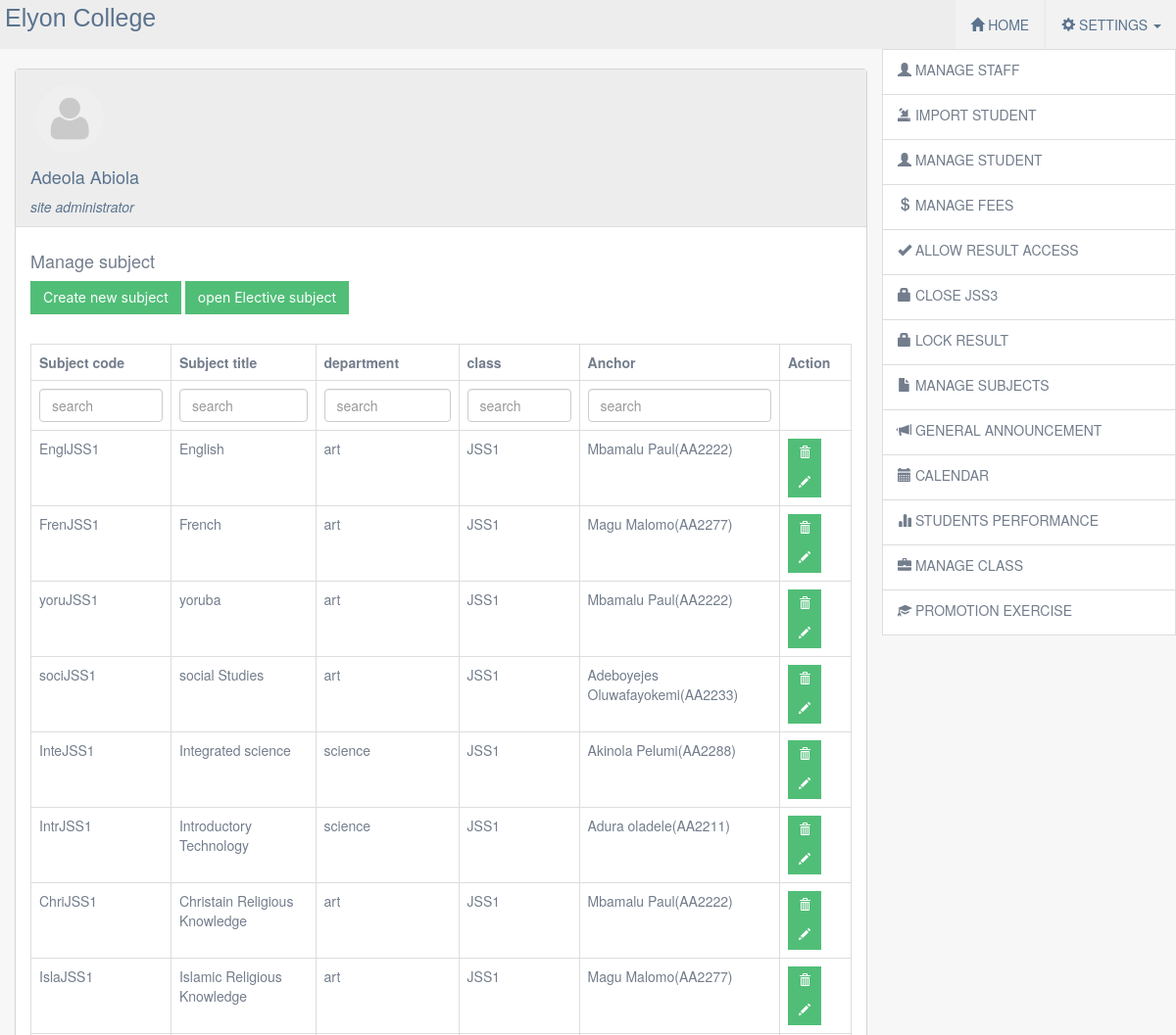
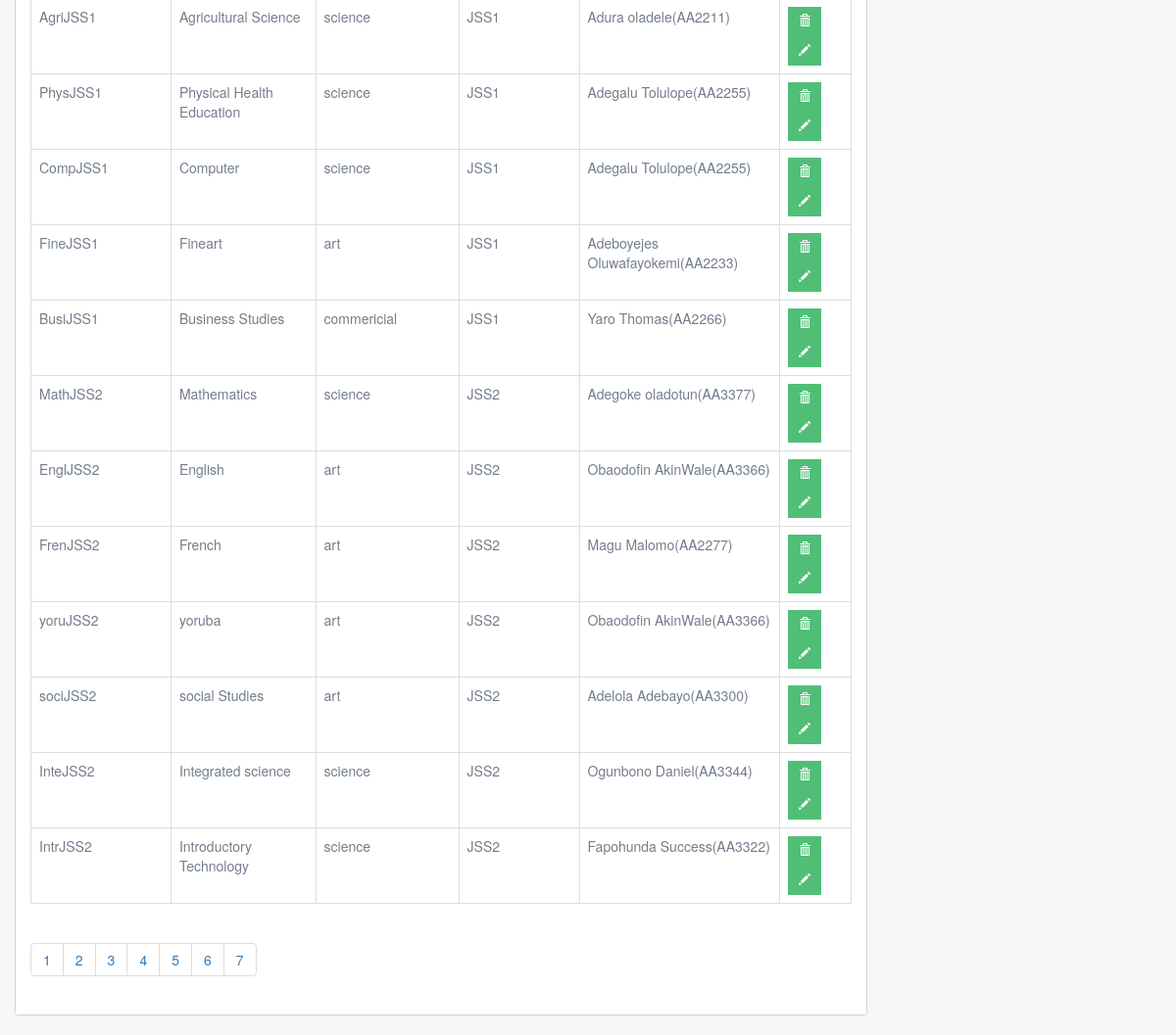
Page /admin/msubject.php (signed in) on the committed database (2 pictures, top to bottom).
### tables this page shows
CREATE TABLE `subject` (
  `sn` int(11) NOT NULL,
  `title` varchar(60) NOT NULL,
  `code` varchar(11) NOT NULL,
  `department` varchar(15) NOT NULL,
  `participant` varchar(20) NOT NULL,
  `teacher` varchar(20) NOT NULL,
  `type` varchar(20) NOT NULL,
  `dates` varchar(10) NOT NULL
);

CREATE TABLE `staff` (
  `sn` int(11) NOT NULL,
  `fname` varchar(20) NOT NULL,
  `mname` varchar(20) NOT NULL,
  `lname` varchar(20) NOT NULL,
  `gender` varchar(7) NOT NULL,
  `title` varchar(5) NOT NULL,
  `username` varchar(200) NOT NULL,
  `employee` varchar(10) NOT NULL,
  `job_description` varchar(20) NOT NULL,
  `marital_status` varchar(20) NOT NULL,
  `address` text NOT NULL,
  `phone` varchar(15) NOT NULL,
  `email` varchar(200) NOT NULL,
  `lga` varchar(20) NOT NULL,
  `state` varchar(20) NOT NULL,
  `country` varchar(20) NOT NULL,
  `salary_status` varchar(20) NOT NULL,
  `level` varchar(20) NOT NULL,
  `date_employed` varchar(11) NOT NULL,
  `picture` varchar(200) NOT NULL,
  `religion` varchar(20) NOT NULL,
  `nok` varchar(20) NOT NULL,
  `rnok` varchar(20) NOT NULL,
  `pnok` varchar(16) NOT NULL,
  `qualification` varchar(20) NOT NULL,
  `age` int(11) NOT NULL,
  `dob` varchar(10) NOT NULL,
  `department` varchar(20) NOT NULL,
  `bank` varchar(20) NOT NULL,
  `acc` varchar(15) NOT NULL,
  `last_update` varchar(20) NOT NULL
);

### admin/msubject.php (the view, shortened to what this page needs)
<?php include("header.php") ?>
<div class="container-fluid">
	<div class="row">
		<div class="col-lg-9">
			<div class="panel panel-default">
				<div class="panel-heading" id="p_heading">
					<?php
					$users = $_SESSION['users'];
					$s1  = mysqli_query($con,"SELECT * FROM admin where username = '$users'");
					$sh1 = mysqli_fetch_array($s1);
					$name1 = $sh1['fname']." ".$sh1['lname'];
					$img = $sh1['picture'];
					$position = $sh1['position'];
					if($img==""){
						$img2 = "passport/default.png";
					}
					else{
						$img2 = $img;
					}
					?>
					<img src="<?php echo $img2 ?>" id="imgs" class="img-responsive">
					<h4><?php echo $name1 ?></h4>
					<i><?php echo $position ?></i>
				</div>
				<div class="panel-body">
					<h4>Manage subject</h4>
					<a href="csubject.php" class="btn btn-primary">Create new subject</a>
					<?php
					$sql = mysqli_query($con,"SELECT * FROM elective_window");
					$dop = mysqli_fetch_array($sql);
					$status_q = $dop['status'];
					if($status_q == 0){
						?>
						<a href="lock_elective.php?data=1" class="btn btn-primary"><span class="glyphicon glyphicon-lock"></span> Elective subject</a>
						<?php
							}
						else{
							?>
							<a href="lock_elective.php?data2=0" class="btn btn-primary">open Elective subject</a>
							<?php
						}
						?>
					</div>
					<div class="panel-body">
						<div class="table-responsive">
							<table class="table table-bordered">
								<tr>
									<th>Subject code</th>
									<th>Subject title</th>
									<th>department</th>
									<th>class</th>
									<th>Anchor</th>
									<th>Action</th>
								</tr>
								<tr>
									<td><form method="POST" action=""><input type="" name="code" class="form-control" placeholder="search"></form></td>
									<td><form method="POST"><input type="" name="title" class="form-control" placeholder="search"></form></td>
									<td><form method="POST"><input type="" name="dept" class="form-control" placeholder="search"></form></td>
									<td><form method="POST"><input type="" name="class" class="form-control" placeholder="search"></form></td>
									<td><form method="POST"><input type="" name="anchor" class="form-control" placeholder="search"></form></td>
									<td></td>
								</tr>
								<?php
								$limit = 20;
								$pag = mysqli_query($con,"SELECT * from subject ");
								$num_of_row = mysqli_num_rows($pag);
								$no_of_pages = ceil($num_of_row/$limit);
								if(!isset($_GET['page'])){
									$page = 1;
								}
								else{
									$page = $_GET['page'];
								}
								$first_page = ($page-1)*$limit;
								if(isset($_POST['code'])){
									$value = $_POST['code'];
									$s2  = mysqli_query($con,"SELECT * FROM subject where code = '$value' limit ".$first_page.','. $limit. "");
								}
								elseif(isset($_POST['title'])){
									$value = $_POST['title'];
									$s2  = mysqli_query($con,"SELECT * FROM subject where title = '$value' limit ".$first_page.','. $limit. "");
								}
								elseif(isset($_POST['dept'])){
									$value = $_POST['dept'];
									$s2  = mysqli_query($con,"SELECT * FROM subject where department = '$value' limit ".$first_page.','. $limit. "");
								}
								elseif(isset($_POST['class'])){
									$value = $_POST['class'];
									$s2  = mysqli_query($con,"SELECT * FROM subject where participant = '$value'limit ".$first_page.','. $limit. "");
								}
								elseif(isset($_POST['anchor'])){
									$value = $_POST['anchor'];
									$s2  = mysqli_query($con,"SELECT * FROM subject where teacher = '$value'limit ".$first_page.','. $limit. "");
								}
								else{
									$s2  = mysqli_query($con,"SELECT * FROM subject limit ".$first_page.','. $limit. "");
								}
								while($sh2 = mysqli_fetch_array($s2)){
									$sn = $sh2['sn'] ;
									$title = $sh2['title'];
									$code= $sh2['code'];
									$department = $sh2['department'];
									$participant = $sh2['participant'];
									$teacher = $sh2['teacher'];
									$sqlx = mysqli_query($con,"SELECT * FROM staff where employee = '$teacher' ");
									$sh4x = mysqli_fetch_array($sqlx);
									$name =$sh4x["lname"]." ".$sh4x["fname"];
									?>
									<tr>
										<td><?php echo $code ?></td>
										<td><?php echo $title ?></td>
										<td><?php echo $department ?></td>
										<td><?php echo $participant ?></td>
										<td><?php echo $name."($teacher)" ?></td>
										<td><a href="#" data-toggle='modal'data-target='.bs-example-modal-smsdel' class=" btn btn-default btn-sm remove1" data='deletes.php?is=<?php echo $sn ?>'><span class="glyphicon glyphicon-trash"></span></a> <a href="esubject.php?is=<?php echo $sn ?>" class=" btn btn-default btn-sm"><span class="glyphicon glyphicon-pencil"></span></a></td>
									</tr>
									<?php
								}
								?>
							</table>
							<ul class="pagination">
								<?php
								for($page=1;$page<=$no_of_pages;$page++){
									?>
									<li><a href="msubject.php?page=<?php echo $page ?>"><?php echo $page ?></a></li>
									<?php
								}
								?>
							</ul>
						</div>
					</div>
				</div>
			</div>
			<?php include("linkpanel.php") ?>
		</div>
	</div>
		<?php include("footer.php") ?>

### css/style.css (style rules this page uses)
body { margin: 0px; width: 100%; height: 100%; padding: 0px; outline: none; background: #f7f7f7; color: #5a738e !important; }
.panel { border: 1.2px solid #d4d4d4 !important; }
.panel .panel-heading { background: #ededed !important; color: #5a738e; border-radius: 0px !important; }
.panel .panel-body { background: white !important; color: #737d8c; }
#imgs { border-radius: 40px; height: 80px; width: 80px; }
.btn { background: #51be78 !important; border-color: #51be78; display: inline-block; font-weight: 400; text-align: center; white-space: nowrap; vertical-align: middle; color: #FFF; transition: color 0.15s ease-in-out, background-color 0.15s ease-in-out, border-color 0.15s ease-in-out, box-shadow 0.15s ease-in-out, -webkit-box-shadow 0.15s ease-in-out; font-family: "Muli", -apple-system, BlinkMacSystemFont, "Segoe UI", Roboto, "Helvetica Neue", Arial, sans-serif, "Apple Color Emoji", "Segoe UI Emoji", "Segoe UI Symbol", "Noto Color Emoji"; border-radius: 0px !important; -webkit-transition: 0.7s linear; -o-transition: 0.7s linear; transition: 0.7s linear; }

### rows in the picture
subject: code "EnglJSS1", title "English", department "art", participant "JSS1", staff.lname+fname "Mbamalu Paul", teacher "AA2222"
subject: code "FrenJSS1", title "French", department "art", participant "JSS1", staff.lname+fname "Magu Malomo", teacher "AA2277"
subject: code "yoruJSS1", title "yoruba", department "art", participant "JSS1", staff.lname+fname "Mbamalu Paul", teacher "AA2222"
subject: code "sociJSS1", title "social Studies", department "art", participant "JSS1", staff.lname+fname "Adeboyejes Oluwafayokemi", teacher "AA2233"
subject: code "InteJSS1", title "Integrated science", department "science", participant "JSS1", staff.lname+fname "Akinola Pelumi", teacher "AA2288"
subject: code "IntrJSS1", title "Introductory Technology", department "science", participant "JSS1", staff.lname+fname "Adura oladele", teacher "AA2211"
subject: code "ChriJSS1", title "Christain Religious Knowledge", department "art", participant "JSS1", staff.lname+fname "Mbamalu Paul", teacher "AA2222"
subject: code "IslaJSS1", title "Islamic Religious Knowledge", department "art", participant "JSS1", staff.lname+fname "Magu Malomo", teacher "AA2277"
subject: code "AgriJSS1", title "Agricultural Science", department "science", participant "JSS1", staff.lname+fname "Adura oladele", teacher "AA2211"
subject: code "PhysJSS1", title "Physical Health Education", department "science", participant "JSS1", staff.lname+fname "Adegalu Tolulope", teacher "AA2255"
subject: code "CompJSS1", title "Computer", department "science", participant "JSS1", staff.lname+fname "Adegalu Tolulope", teacher "AA2255"
subject: code "FineJSS1", title "Fineart", department "art", participant "JSS1", staff.lname+fname "Adeboyejes Oluwafayokemi", teacher "AA2233"
subject: code "BusiJSS1", title "Business Studies", department "commericial", participant "JSS1", staff.lname+fname "Yaro Thomas", teacher "AA2266"
subject: code "MathJSS2", title "Mathematics", department "science", participant "JSS2", staff.lname+fname "Adegoke oladotun", teacher "AA3377"
subject: code "EnglJSS2", title "English", department "art", participant "JSS2", staff.lname+fname "Obaodofin AkinWale", teacher "AA3366"
subject: code "FrenJSS2", title "French", department "art", participant "JSS2", staff.lname+fname "Magu Malomo", teacher "AA2277"
subject: code "yoruJSS2", title "yoruba", department "art", participant "JSS2", staff.lname+fname "Obaodofin AkinWale", teacher "AA3366"
subject: code "sociJSS2", title "social Studies", department "art", participant "JSS2", staff.lname+fname "Adelola Adebayo", teacher "AA3300"
subject: code "InteJSS2", title "Integrated science", department "science", participant "JSS2", staff.lname+fname "Ogunbono Daniel", teacher "AA3344"
subject: code "IntrJSS2", title "Introductory Technology", department "science", participant "JSS2", staff.lname+fname "Fapohunda Success", teacher "AA3322"

### other values in the picture
$name1 "Adeola Abiola"
$position "site administrator"
